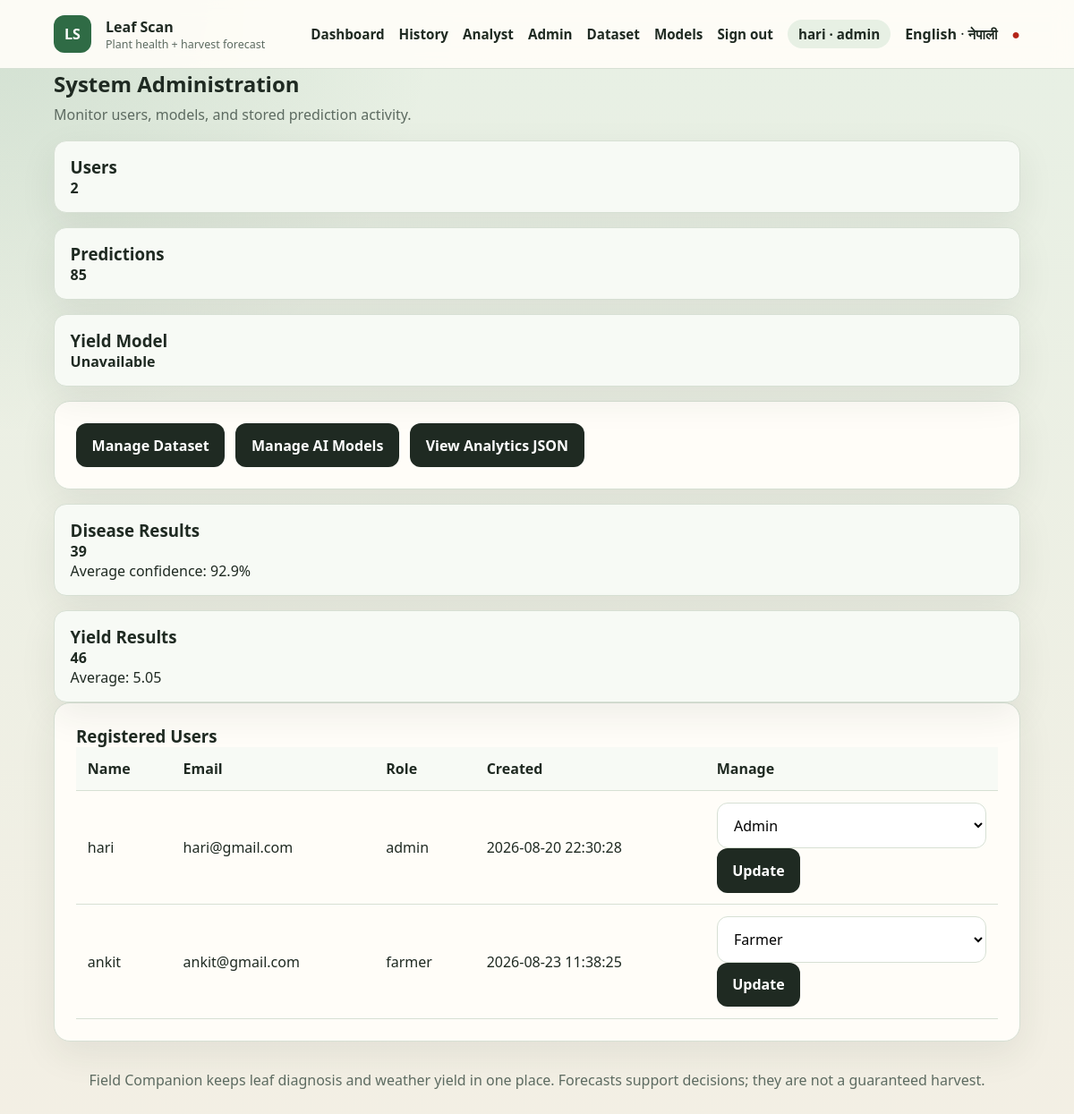
The page /admin (signed in) on the database its author committed.
### tables this page shows
CREATE TABLE users (
                id INTEGER PRIMARY KEY AUTOINCREMENT,
                name TEXT NOT NULL,
                email TEXT NOT NULL UNIQUE,
                password_hash TEXT NOT NULL,
                role TEXT NOT NULL DEFAULT 'farmer',
                created_at TEXT NOT NULL DEFAULT CURRENT_TIMESTAMP
            );

### app.py (the view)
@app.route("/admin")
@role_required("admin")
def admin_dashboard():
    return render_template(
        "admin.html",
        users=list_users(),
        users_count=count_records("users"),
        predictions_count=count_records("prediction_history"),
        summaries=prediction_summary(),
        yield_model_ready=yield_model_ready,
        buddy_ready=yield_pipeline.buddy_ready,
    )

### app.py (called while the page is built)
@app.before_request
def enforce_csrf():
    if request.endpoint in {"static"}:
        return None
    return csrf_protect(lambda: None)()

@app.after_request
def add_security_headers(response):
    response.headers.setdefault("X-Content-Type-Options", "nosniff")
    response.headers.setdefault("X-Frame-Options", "SAMEORIGIN")
    response.headers.setdefault("Referrer-Policy", "strict-origin-when-cross-origin")
    response.headers.setdefault(
        "Content-Security-Policy",
        "default-src 'self'; img-src 'self' data:; style-src 'self' 'unsafe-inline'; script-src 'self'; connect-src 'self'; base-uri 'self'; form-action 'self'",
    )
    response.headers.setdefault("Permissions-Policy", "camera=(), microphone=(), geolocation=()")
    if getattr(g, "rate_remaining", None) is not None:
        response.headers["X-RateLimit-Remaining"] = str(g.rate_remaining)
    return response

def current_user():
    user_id = session.get("user_id")
    return find_user(user_id) if user_id else None

def current_lang():
    return session.get("lang", DEFAULT_LANG)

@app.context_processor
def inject_globals():
    lang = current_lang()
    return {
        "csrf_token": generate_csrf_token(),
        "user": current_user(),
        "lang": lang,
        "supported_languages": SUPPORTED_LANGUAGES,
        "language_labels": LANGUAGE_LABELS,
        "t": lambda key, **kwargs: translate(lang, key, **kwargs),
        "crop_label": lambda crop: crop_label(crop, lang),
        "js_i18n": js_strings_for(lang),
    }

def role_required(*roles):
    def decorator(view):
        @wraps(view)
        def wrapped(*args, **kwargs):
            user = current_user()
            if not user:
                if request.path.startswith("/api/"):
                    return jsonify({"error": "Authentication required."}), 401
                return redirect(url_for("login", next=request.path))
            if user["role"] not in roles:
                if request.path.startswith("/api/"):
                    return jsonify({"error": "You do not have permission for this resource."}), 403
                return render_template("error.html", code=403, message="You do not have permission for this page."), 403
            return view(*args, **kwargs)
        return wrapped
    return decorator

### translations.py (called while the page is built)
def js_strings_for(lang):
    lang = lang if lang in UI_STRINGS else DEFAULT_LANG
    return {k[3:]: v for k, v in UI_STRINGS[lang].items() if k.startswith("js_")}

### templates/admin.html (shortened to what this page needs)
{% extends "base.html" %}
{% block content %}
<div class="page-heading">
    <div>
        <h2>{{ t('admin_title') }}</h2>
        <p>{{ t('admin_desc') }}</p>
    </div>
</div>
<div class="status-grid admin-stats">
    <div class="status-card">
        <h3>{{ t('admin_users') }}</h3><strong>{{ users_count }}</strong>
    </div>
    <div class="status-card">
        <h3>{{ t('admin_predictions') }}</h3><strong>{{ predictions_count }}</strong>
    </div>
    <div class="status-card">
        <h3>{{ t('admin_yield_model') }}</h3><strong>{{ t('admin_ready') if yield_model_ready else
            t('admin_unavailable') }}{% if buddy_ready %} · {{ t('admin_buddy_on') }}{% endif %}</strong>
    </div>
</div>
<div class="panel admin-actions"><a class="btn btn-secondary" href="{{ url_for('manage_dataset') }}">{{
        t('btn_manage_dataset') }}</a><a class="btn btn-secondary" href="{{ url_for('manage_models') }}">{{
        t('btn_manage_models') }}</a><a class="btn btn-secondary" href="{{ url_for('analytics') }}">{{
        t('btn_view_analytics') }}</a></div>
<div class="status-grid admin-stats">{% for summary in summaries %}<div class="status-card">
        <h3>{{ summary['prediction_type']|capitalize }} Results</h3><strong>{{ summary['total'] }}</strong>
        <p>{% if summary['prediction_type'] == 'yield' %}{{ t('th_average') }}: {{ summary['average_yield']|round(2)
            }}{% else %}{{ t('th_average_confidence') }}: {{ (summary['average_confidence'] * 100)|round(1) }}%{% endif
            %}</p>
    </div>{% endfor %}</div>
<div class="table-panel panel">
    <h3>{{ t('registered_users') }}</h3>
    <div class="table-scroll">
        <table>
            <thead>
                <tr>
                    <th>{{ t('label_name') }}</th>
                    <th>{{ t('label_email') }}</th>
                    <th>{{ t('th_role') }}</th>
                    <th>{{ t('th_created') }}</th>
                    <th>{{ t('th_manage') }}</th>
                </tr>
            </thead>
            <tbody>{% for user in users %}<tr>
                    <td>{{ user['name'] }}</td>
                    <td>{{ user['email'] }}</td>
                    <td>{{ user['role'] }}</td>
                    <td>{{ user['created_at'] }}</td>
                    <td>
                        <form method="post" action="{{ url_for('update_user_role', user_id=user['id']) }}"><input
                                type="hidden" name="csrf_token" value="{{ csrf_token }}"><select name="role">
                                <option value="farmer" {% if user['role']=='farmer' %}selected{% endif %}>{{
                                    t('role_farmer') }}</option>
                                <option value="admin" {% if user['role']=='admin' %}selected{% endif %}>{{
                                    t('role_admin') }}</option>
                            </select><button class="btn btn-secondary" type="submit">{{ t('btn_update') }}</button>
                        </form>
                    </td>
                </tr>{% endfor %}</tbody>
        </table>
    </div>
</div>
{% endblock %}

### templates/base.html (shortened to what this page needs)
<!DOCTYPE html>
<html lang="{{ lang }}">
<head>
    <link rel="stylesheet" href="{{ url_for('static', filename='css/style.css') }}">
</head>
<body>
    <nav class="navbar">
        <div class="container">
            <a class="navbar-brand" href="{{ url_for('index') }}">
                <span class="brand-mark">LS</span>
                <span>
                    <strong>Leaf Scan</strong>
                    <small>{{ t('brand_tagline') }}</small>
                </span>
            </a>
            <div class="navbar-menu" id="navbar-menu">
                <a href="{{ url_for('index') }}">{{ t('nav_dashboard') }}</a>
                {% if user %}<a href="{{ url_for('history') }}">{{ t('nav_history') }}</a>{% endif %}
                {% if user and user['role'] in ('analyst', 'admin') %}<a href="{{ url_for('analyst_dashboard') }}">{{ t('nav_analyst') }}</a>{% endif %}
                {% if user and user['role'] == 'admin' %}
                    <a href="{{ url_for('admin_dashboard') }}">{{ t('nav_admin') }}</a>
                    <a href="{{ url_for('manage_dataset') }}">{{ t('nav_dataset') }}</a>
                    <a href="{{ url_for('manage_models') }}">{{ t('nav_models') }}</a>
                {% endif %}
                {% if user %}
                    <a href="{{ url_for('logout') }}">{{ t('nav_sign_out') }}</a>
                    <span class="user-chip">{{ user['name'] }} · {{ user['role'] }}</span>
                {% else %}
                    <a href="{{ url_for('login') }}">{{ t('nav_sign_in') }}</a>
                {% endif %}
                <span class="lang-switch">
                    {% for code in supported_languages %}
                        {% if code == lang %}
                            <strong>{{ language_labels[code] }}</strong>
                        {% else %}
                            <a href="{{ url_for('set_language', lang_code=code) }}">{{ language_labels[code] }}</a>
                        {% endif %}
                        {% if not loop.last %} · {% endif %}
                    {% endfor %}
                </span>
                <span class="status-indicator" id="health-status" title="API status">●</span>
            </div>
        </div>
    </nav>
    <main class="container">
        {% block content %}{% endblock %}
    </main>
    <footer>
        <p>{{ t('footer_note') }}</p>
    </footer>
</body>
</html>

### static/css/style.css (style rules this page uses)
:root { --bg: #f3efe4; --bg-accent: #e7f0e4; --ink: #1f2a22; --muted: #5d6b61; --primary: #2f6b45; --primary-dark: #214d32; --secondary: #c47b2b; --card: #fffdf8; --line: #d7e0d4; --danger: #b42318; --warning: #9a6700; --radius: 18px; --shadow: 0 14px 40px rgba(33, 52, 38, 0.08); }
* { box-sizing: border-box; margin: 0; padding: 0; }
body { font-family: "Source Sans 3", "Segoe UI", sans-serif; background: radial-gradient(circle at top left, rgba(47, 107, 69, 0.12), transparent 28%), linear-gradient(180deg, var(--bg-accent), var(--bg)); color: var(--ink); min-height: 100vh; }
.container { max-width: 1120px; margin: 0 auto; padding: 0 20px; }
.navbar { position: sticky; top: 0; z-index: 20; background: rgba(255, 253, 248, 0.92); backdrop-filter: blur(10px); border-bottom: 1px solid var(--line); }
.navbar .container, .navbar-menu, .navbar-brand { display: flex; align-items: center; gap: 1rem; }
.navbar .container { justify-content: space-between; min-height: 76px; }
.navbar-brand { text-decoration: none; color: var(--ink); }
.navbar-brand small { display: block; color: var(--muted); font-size: 0.78rem; }
.brand-mark { width: 42px; height: 42px; border-radius: 12px; display: grid; place-items: center; background: var(--primary); color: white; font-weight: 800; }
.navbar-menu a, .navbar-menu .user-chip { color: var(--ink); text-decoration: none; font-weight: 600; font-size: 0.95rem; }
.user-chip { background: var(--bg-accent); border-radius: 999px; padding: 0.35rem 0.75rem; color: var(--muted); }
.status-indicator { color: var(--primary); }
main { padding: 2rem 0 3rem; }
.hero, .panel, .status-card, .info-panel, .table-panel, .auth-panel { background: var(--card); border: 1px solid var(--line); border-radius: var(--radius); box-shadow: var(--shadow); }
.hero p, .panel-description, .hint, .weather-source, .empty-state, .page-heading p { color: var(--muted); line-height: 1.55; }
.hero-status, .status-grid, .workflow, .panels-grid, .info-grid, .weather-grid, .yield-summary-grid { display: grid; gap: 1rem; }
.status-card, .workflow article, .info-card { padding: 1rem 1.1rem; border-radius: 14px; background: #f7faf5; border: 1px solid var(--line); }
.panel, .info-panel, .table-panel, .auth-panel { padding: 1.5rem; }
.panel h2, .info-panel h2, .page-heading h2 { margin-bottom: 0.4rem; }
select, input[type="text"], input[type="email"], input[type="password"], input[type="number"], input[type="file"] { width: 100%; padding: 0.8rem 0.9rem; border: 1px solid var(--line); border-radius: 12px; background: white; font: inherit; }
.btn { border: 0; border-radius: 12px; padding: 0.85rem 1.1rem; font: inherit; font-weight: 700; cursor: pointer; text-decoration: none; display: inline-flex; justify-content: center; }
.btn-secondary { background: var(--ink); color: white; }
.page-heading { display: flex; justify-content: space-between; margin-bottom: 1rem; }
.table-scroll { overflow-x: auto; }
table { width: 100%; border-collapse: collapse; }
th, td { text-align: left; padding: 0.8rem; border-bottom: 1px solid var(--line); }
th { background: #f7faf5; }
.admin-actions { display: flex; gap: 0.75rem; flex-wrap: wrap; margin: 1rem 0; }
footer { color: var(--muted); text-align: center; padding: 2rem 1rem 3rem; }

### rows shown on the page
users: role "Admin", name "hari", role "admin", email "hari@gmail.com", created_at "2026-08-20 22:30:28", t "Update"
users: name "ankit", email "ankit@gmail.com", role "farmer", created_at "2026-08-23 11:38:25", role "Farmer", t "Update"

### other values the page prints
{{ t('brand_tagline') }} "Plant health + harvest forecast"
{{ t('nav_dashboard') }} "Dashboard"
{{ t('nav_history') }} "History"
{{ t('nav_analyst') }} "Analyst"
{{ t('nav_dataset') }} "Dataset"
{{ t('nav_models') }} "Models"
{{ t('nav_sign_out') }} "Sign out"
{{ language_labels[code] }} "English"
{{ language_labels[code] }} "नेपाली"
{{ t('admin_title') }} "System Administration"
{{ t('admin_desc') }} "Monitor users, models, and stored prediction activity."
{{ t('admin_users') }} "Users"
{{ users_count }} "2"
{{ t('admin_predictions') }} "Predictions"
{{ predictions_count }} "85"
